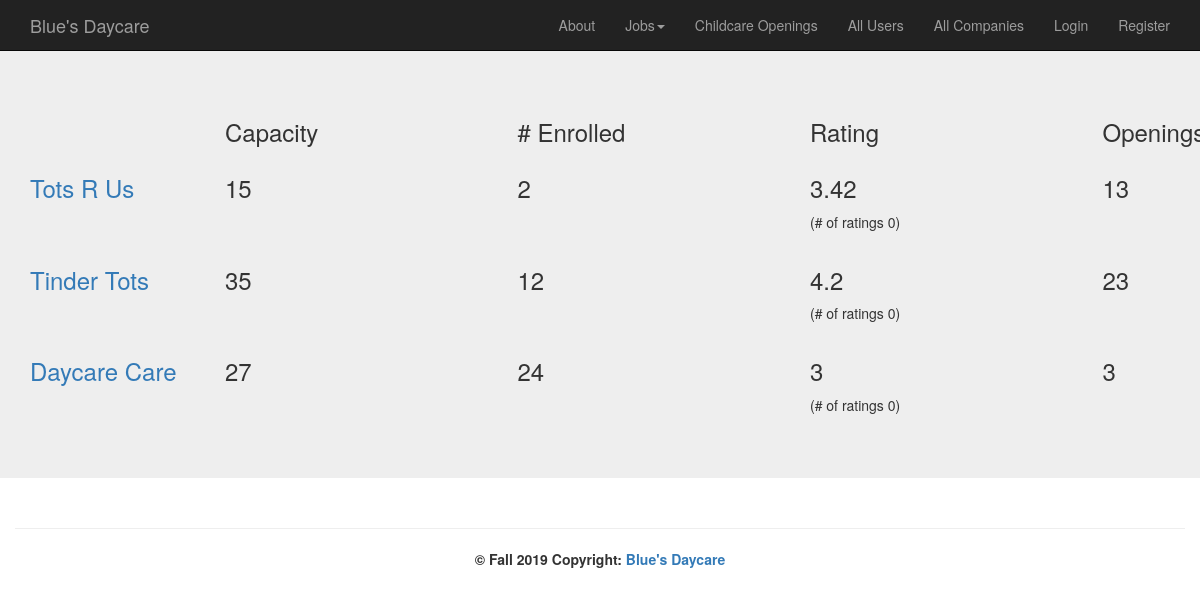
/index.php?action=viewCompanies, run on an earlier commit of the app's database.
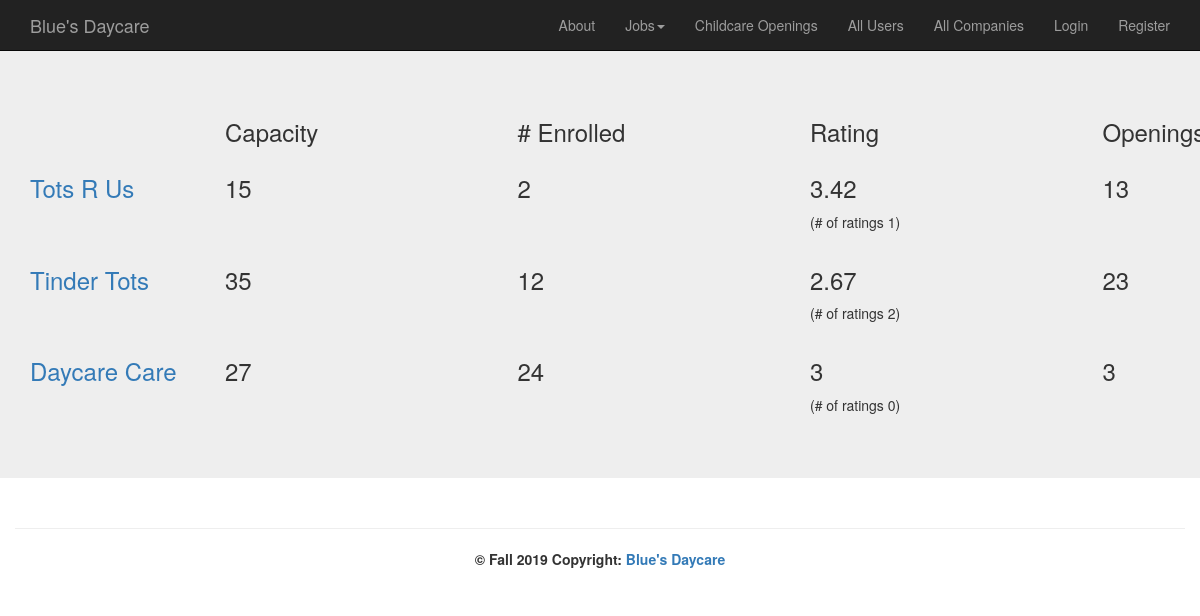
And on a later commit of the database.
### tables this page shows
CREATE TABLE `company` (
  `companyID` int(11) NOT NULL,
  `companyName` varchar(100) NOT NULL,
  `employeeCount` int(11) NOT NULL DEFAULT '1',
  `childCapacity` int(11) NOT NULL DEFAULT '0',
  `childrenEnrolled` int(11) NOT NULL DEFAULT '0',
  `overallRating` float DEFAULT '0',
  `ownerID` int(11) NOT NULL,
  `companyImage` varchar(50) DEFAULT 'images/default-company.jpg'
);

### models/company_db.php (called while the page is built, shortened)
<?php
class company_db {
    public static function select_all() {
        $db = Database::getDB();
        $queryUsers = 'SELECT * FROM company';
        $statement = $db->prepare($queryUsers);
        $statement->execute();
        $rows = $statement->fetchAll();
        foreach ($rows as $value) {
            $owner = user_db::get_user_by_id($value['ownerID']);
            $company = new company($value['companyID'], $value['companyName'], $value['employeeCount'], $value['childCapacity'], $value['childrenEnrolled'], $value['overallRating'], $owner, $value['companyImage']);
            $companies[]=$company;
        }
        return $companies;
    }
}

### models/user_db.php (called while the page is built, shortened)
<?php
class user_db {
    public static function get_user_by_id($id) {
        $db = Database::getDB();
        $query = 'SELECT *
              FROM user
              WHERE ID= :id';
        $statement = $db->prepare($query);
        $statement->bindValue(':id', $id);
        $statement->execute();
        $value = $statement->fetch();
        $userRole = role_db::get_role_by_id($value['roleID']);
        $users = new user($value['id'], $value['fName'], $value['lName'], $value['email'], $value['uName'], $value['pWord'], $value['image'], $userRole);
        return $users;
    }
}

### models/role_db.php (called while the page is built, shortened)
<?php
class role_db {
    public static function get_role_by_id($id) {
        $db = Database::getDB();
        $query = 'SELECT *
              FROM role
              WHERE ID= :id';
        $statement = $db->prepare($query);
        $statement->bindValue(':id', $id);
        $statement->execute();
        $value = $statement->fetch();
        $role = new role($value['id'], $value['type']);
        return $role;
    }
}

### models/company.php (called while the page is built, shortened)
<?php
class company {
    private $ID, $companyName, $employeeCount, $childCapacity, $childrenEnrolled, $overallRating, $ownerID, $image, $ratingsCount;
    function __construct($ID, $companyName, $employeeCount, $childCapacity, $childrenEnrolled, $overallRating, user $ownerID = null, $image) {
        $this->ID = $ID;
        $this->companyName = $companyName;
        $this->childCapacity = $childCapacity;
        $this->childrenEnrolled = $childrenEnrolled;
        $this->overallRating = $overallRating;
    }
    function getRatingsCount() {
        return $this->ratingsCount;
    }
    function setRatingsCount($ratingsCount) {
        $this->ratingsCount = $ratingsCount;
    }
    function getID() {
        return $this->ID;
    }
    function getCompanyName() {
        return $this->companyName;
    }
    function getChildCapacity() {
        return $this->childCapacity;
    }
    function getChildrenEnrolled() {
        return $this->childrenEnrolled;
    }
    function getOverallRating(){
        return $this->overallRating;
    }
}

### models/feedback_db.php (called while the page is built, shortened)
<?php
class feedback_db {
    public static function getCompanyReviewCount($companyID){
        $db = Database::getDB();
        $query = 'select count(companyID) as count '
                . 'from companyfeedback '
                . 'where companyID = :companyID';
        try {
            $statement = $db->prepare($query);
            $statement->bindValue(':companyID', $companyID);
            $statement->execute();
            $value = $statement->fetch();
            $count = $value['count'];
            return $count;
        } catch (PDOException $e) {
            $error_message = $e->getMessage();
            display_db_error($error_message);
        }
    }
}

### views/allCompanies.php (the view, shortened to what the changed rows need)
<!DOCTYPE html>
<html lang="en">
    <head>
        <?php include ('css/css.php'); ?>
    </head>
    <body>
        <div class="jumbotron">
            <div class="container">
            <?php foreach ($companies as $c) : ?>
                <div class="row">
                    <div class="col-md-2">
                        <h3><a href="index.php?action=viewCompanyProfile&amp;id=<?php echo $c->getID(); ?>"><?php echo $c->getCompanyName(); ?></a></h3>
                    </div>
                    <div class="col-md-3">
                        <h3><?php echo $c->getChildCapacity(); ?></h3>
                    </div>
                    <div class="col-md-3">
                        <h3><?php echo $c->getChildrenEnrolled(); ?></h3>
                    </div>
                    <div class="col-md-3">
                        <h3><?php echo $c->getOverallRating(); ?></h3><span> (# of ratings <?php echo $c->getRatingsCount(); ?>)</span>
                    </div>
                    <div class="col-md-1">
                        <h3><?php echo $c->getChildCapacity()- $c->getChildrenEnrolled(); ?></h3>
                    </div>
                </div>
            <?php endforeach; ?>
        </div>
        </div>
    </body>
</html>

What changed in the data, as far as the page shows it:
computed for company "Tots R Us": RatingsCount "0" → "1"
changed company "Tinder Tots": overallRating "4.2" → "2.67"; RatingsCount "0" → "2"
